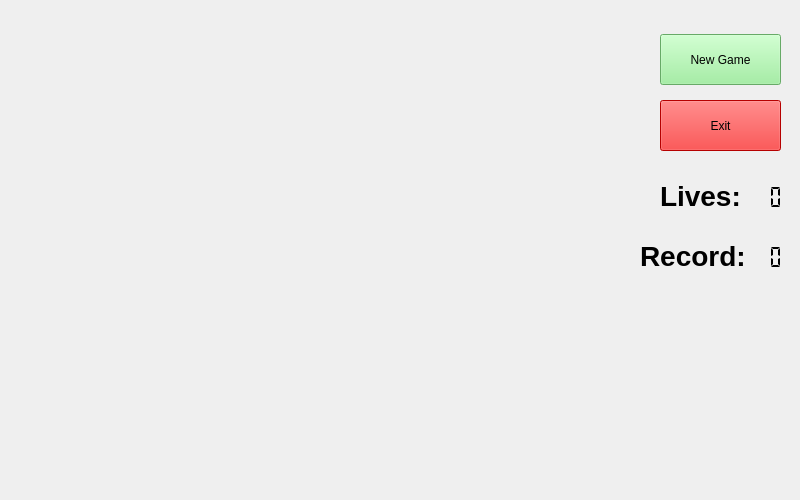
<?xml version="1.0" encoding="UTF-8"?>
<ui version="4.0">
 <class>Game</class>
 <widget class="QWidget" name="Game">
  <property name="geometry">
   <rect>
    <x>0</x>
    <y>0</y>
    <width>800</width>
    <height>500</height>
   </rect>
  </property>
  <property name="windowTitle">
   <string>Form</string>
  </property>
  <widget class="GameField" name="gameField" native="true">
   <property name="enabled">
    <bool>true</bool>
   </property>
   <property name="geometry">
    <rect>
     <x>19</x>
     <y>19</y>
     <width>601</width>
     <height>471</height>
    </rect>
   </property>
   <property name="styleSheet">
    <string notr="true"/>
   </property>
  </widget>
  <widget class="QPushButton" name="newButton">
   <property name="geometry">
    <rect>
     <x>660</x>
     <y>34</y>
     <width>121</width>
     <height>51</height>
    </rect>
   </property>
   <property name="styleSheet">
    <string notr="true">background-color: lightgreen;</string>
   </property>
   <property name="text">
    <string>New Game</string>
   </property>
  </widget>
  <widget class="QPushButton" name="exitGameButton">
   <property name="geometry">
    <rect>
     <x>660</x>
     <y>100</y>
     <width>121</width>
     <height>51</height>
    </rect>
   </property>
   <property name="styleSheet">
    <string notr="true">background-color: red;</string>
   </property>
   <property name="text">
    <string>Exit</string>
   </property>
  </widget>
  <widget class="QLabel" name="lives_lavel">
   <property name="geometry">
    <rect>
     <x>660</x>
     <y>180</y>
     <width>81</width>
     <height>31</height>
    </rect>
   </property>
   <property name="font">
    <font>
     <pointsize>-1</pointsize>
     <weight>75</weight>
     <bold>true</bold>
    </font>
   </property>
   <property name="styleSheet">
    <string notr="true">color: black;
font-weight: bold;
font-size: 28px;</string>
   </property>
   <property name="text">
    <string>Lives:</string>
   </property>
  </widget>
  <widget class="QLabel" name="record_label">
   <property name="geometry">
    <rect>
     <x>640</x>
     <y>240</y>
     <width>111</width>
     <height>31</height>
    </rect>
   </property>
   <property name="font">
    <font>
     <pointsize>-1</pointsize>
     <weight>75</weight>
     <bold>true</bold>
    </font>
   </property>
   <property name="styleSheet">
    <string notr="true">color: black;
font-weight: bold;
font-size: 28px</string>
   </property>
   <property name="text">
    <string>Record:</string>
   </property>
  </widget>
  <widget class="QLCDNumber" name="record">
   <property name="geometry">
    <rect>
     <x>720</x>
     <y>242</y>
     <width>64</width>
     <height>31</height>
    </rect>
   </property>
   <property name="styleSheet">
    <string notr="true">color: black;</string>
   </property>
   <property name="frameShape">
    <enum>QFrame::NoFrame</enum>
   </property>
   <property name="segmentStyle">
    <enum>QLCDNumber::Flat</enum>
   </property>
  </widget>
  <widget class="QLCDNumber" name="lives">
   <property name="geometry">
    <rect>
     <x>720</x>
     <y>182</y>
     <width>64</width>
     <height>31</height>
    </rect>
   </property>
   <property name="styleSheet">
    <string notr="true">color: black;</string>
   </property>
   <property name="frameShape">
    <enum>QFrame::NoFrame</enum>
   </property>
   <property name="smallDecimalPoint">
    <bool>false</bool>
   </property>
   <property name="segmentStyle">
    <enum>QLCDNumber::Flat</enum>
   </property>
  </widget>
  <zorder>gameField</zorder>
  <zorder>newButton</zorder>
  <zorder>exitGameButton</zorder>
  <zorder>record</zorder>
  <zorder>lives</zorder>
  <zorder>lives_lavel</zorder>
  <zorder>record_label</zorder>
 </widget>
 <customwidgets>
  <customwidget>
   <class>GameField</class>
   <extends>QWidget</extends>
   <header>game/gamefield.h</header>
   <container>1</container>
  </customwidget>
 </customwidgets>
 <resources/>
 <connections/>
</ui>
